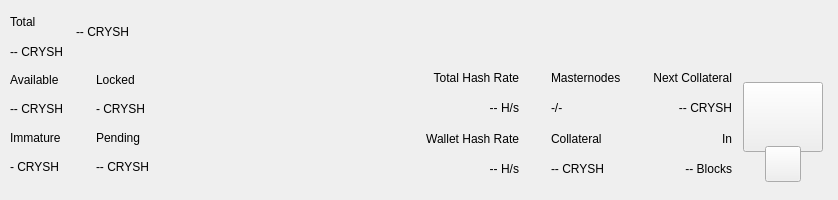
<?xml version="1.0" encoding="UTF-8"?>
<ui version="4.0">
 <class>TopBar</class>
 <widget class="QWidget" name="TopBar">
  <property name="geometry">
   <rect>
    <x>0</x>
    <y>0</y>
    <width>838</width>
    <height>200</height>
   </rect>
  </property>
  <property name="minimumSize">
   <size>
    <width>0</width>
    <height>200</height>
   </size>
  </property>
  <property name="maximumSize">
   <size>
    <width>16777215</width>
    <height>200</height>
   </size>
  </property>
  <property name="windowTitle">
   <string>Form</string>
  </property>
  <layout class="QVBoxLayout" name="verticalLayout_10" stretch="0">
   <property name="spacing">
    <number>0</number>
   </property>
   <property name="leftMargin">
    <number>0</number>
   </property>
   <property name="topMargin">
    <number>0</number>
   </property>
   <property name="rightMargin">
    <number>0</number>
   </property>
   <property name="bottomMargin">
    <number>0</number>
   </property>
   <item>
    <widget class="PFBorderImage" name="containerTop">
     <layout class="QVBoxLayout" name="verticalLayout_11">
      <property name="spacing">
       <number>0</number>
      </property>
      <property name="leftMargin">
       <number>0</number>
      </property>
      <property name="topMargin">
       <number>0</number>
      </property>
      <property name="rightMargin">
       <number>0</number>
      </property>
      <property name="bottomMargin">
       <number>0</number>
      </property>
      <item>
       <widget class="QWidget" name="top_container_2" native="true">
        <property name="minimumSize">
         <size>
          <width>0</width>
          <height>65</height>
         </size>
        </property>
        <layout class="QHBoxLayout" name="top_container">
         <property name="spacing">
          <number>0</number>
         </property>
         <property name="leftMargin">
          <number>10</number>
         </property>
         <property name="topMargin">
          <number>0</number>
         </property>
         <property name="rightMargin">
          <number>10</number>
         </property>
         <property name="bottomMargin">
          <number>0</number>
         </property>
         <item>
          <layout class="QHBoxLayout" name="horizontalLayout_4">
           <property name="spacing">
            <number>12</number>
           </property>
           <property name="rightMargin">
            <number>0</number>
           </property>
           <item>
            <widget class="QWidget" name="widgetAmount" native="true">
             <layout class="QVBoxLayout" name="verticalLayout_2">
              <property name="spacing">
               <number>2</number>
              </property>
              <property name="leftMargin">
               <number>0</number>
              </property>
              <property name="topMargin">
               <number>8</number>
              </property>
              <property name="rightMargin">
               <number>0</number>
              </property>
              <property name="bottomMargin">
               <number>0</number>
              </property>
              <item>
               <widget class="QLabel" name="labelTitle1">
                <property name="text">
                 <string>Total</string>
                </property>
               </widget>
              </item>
              <item>
               <widget class="PrivateQLabel" name="labelAmountPiv">
                <property name="text">
                 <string notr="true">-- CRYSH</string>
                </property>
               </widget>
              </item>
             </layout>
            </widget>
           </item>
           <item alignment="Qt::AlignVCenter">
            <widget class="QWidget" name="widgetTopAmount" native="true">
             <property name="sizePolicy">
              <sizepolicy hsizetype="Preferred" vsizetype="Maximum">
               <horstretch>0</horstretch>
               <verstretch>0</verstretch>
              </sizepolicy>
             </property>
             <layout class="QHBoxLayout" name="horizontalLayout_5">
              <property name="spacing">
               <number>0</number>
              </property>
              <property name="leftMargin">
               <number>0</number>
              </property>
              <property name="topMargin">
               <number>0</number>
              </property>
              <property name="rightMargin">
               <number>0</number>
              </property>
              <property name="bottomMargin">
               <number>0</number>
              </property>
              <item alignment="Qt::AlignTop">
               <widget class="PrivateQLabel" name="labelAmountTopPiv">
                <property name="minimumSize">
                 <size>
                  <width>0</width>
                  <height>36</height>
                 </size>
                </property>
                <property name="styleSheet">
                 <string notr="true">padding:0px;margin:0px;</string>
                </property>
                <property name="text">
                 <string notr="true">-- CRYSH</string>
                </property>
               </widget>
              </item>
             </layout>
            </widget>
           </item>
           <item>
            <spacer name="horizontalSpacer">
             <property name="orientation">
              <enum>Qt::Horizontal</enum>
             </property>
             <property name="sizeHint" stdset="0">
              <size>
               <width>40</width>
               <height>20</height>
              </size>
             </property>
            </spacer>
           </item>
           <item alignment="Qt::AlignRight">
            <widget class="QWidget" name="layoutSync" native="true">
             <property name="minimumSize">
              <size>
               <width>0</width>
               <height>36</height>
              </size>
             </property>
             <property name="maximumSize">
              <size>
               <width>16777215</width>
               <height>36</height>
              </size>
             </property>
             <layout class="QVBoxLayout" name="verticalLayout_9">
              <property name="leftMargin">
               <number>0</number>
              </property>
              <property name="topMargin">
               <number>0</number>
              </property>
              <property name="rightMargin">
               <number>0</number>
              </property>
              <property name="bottomMargin">
               <number>0</number>
              </property>
              <item>
               <widget class="ExpandableButton" name="pushButtonSync" native="true">
                <property name="minimumSize">
                 <size>
                  <width>36</width>
                  <height>36</height>
                 </size>
                </property>
                <property name="maximumSize">
                 <size>
                  <width>16777215</width>
                  <height>36</height>
                 </size>
                </property>
               </widget>
              </item>
             </layout>
            </widget>
           </item>
           <item>
            <widget class="ExpandableButton" name="pushButtonHDUpgrade" native="true">
             <property name="minimumSize">
              <size>
               <width>36</width>
               <height>36</height>
              </size>
             </property>
             <property name="maximumSize">
              <size>
               <width>16777215</width>
               <height>36</height>
              </size>
             </property>
            </widget>
           </item>
           <item>
            <widget class="ExpandableButton" name="pushButtonStack" native="true">
             <property name="minimumSize">
              <size>
               <width>36</width>
               <height>36</height>
              </size>
             </property>
             <property name="maximumSize">
              <size>
               <width>16777215</width>
               <height>36</height>
              </size>
             </property>
            </widget>
           </item>
           <item>
            <widget class="ExpandableButton" name="pushButtonConf" native="true">
             <property name="minimumSize">
              <size>
               <width>36</width>
               <height>36</height>
              </size>
             </property>
             <property name="maximumSize">
              <size>
               <width>16777215</width>
               <height>36</height>
              </size>
             </property>
            </widget>
           </item>
           <item>
            <widget class="ExpandableButton" name="pushButtonMasternodes" native="true">
             <property name="minimumSize">
              <size>
               <width>36</width>
               <height>36</height>
              </size>
             </property>
             <property name="maximumSize">
              <size>
               <width>16777215</width>
               <height>36</height>
              </size>
             </property>
            </widget>
           </item>
           <item>
            <widget class="ExpandableButton" name="pushButtonConsole" native="true">
             <property name="minimumSize">
              <size>
               <width>36</width>
               <height>36</height>
              </size>
             </property>
             <property name="maximumSize">
              <size>
               <width>16777215</width>
               <height>36</height>
              </size>
             </property>
            </widget>
           </item>
           <item>
            <widget class="ExpandableButton" name="pushButtonConnection" native="true">
             <property name="minimumSize">
              <size>
               <width>36</width>
               <height>36</height>
              </size>
             </property>
             <property name="maximumSize">
              <size>
               <width>16777215</width>
               <height>36</height>
              </size>
             </property>
            </widget>
           </item>
           <item>
            <widget class="ExpandableButton" name="pushButtonTor" native="true">
             <property name="minimumSize">
              <size>
               <width>36</width>
               <height>36</height>
              </size>
             </property>
             <property name="maximumSize">
              <size>
               <width>16777215</width>
               <height>36</height>
              </size>
             </property>
            </widget>
           </item>
           <item>
            <widget class="ExpandableButton" name="pushButtonLock" native="true">
             <property name="sizePolicy">
              <sizepolicy hsizetype="Expanding" vsizetype="Expanding">
               <horstretch>0</horstretch>
               <verstretch>0</verstretch>
              </sizepolicy>
             </property>
             <property name="minimumSize">
              <size>
               <width>36</width>
               <height>0</height>
              </size>
             </property>
             <property name="maximumSize">
              <size>
               <width>16777215</width>
               <height>36</height>
              </size>
             </property>
            </widget>
           </item>
           <item>
            <widget class="ExpandableButton" name="pushButtonTheme" native="true">
             <property name="minimumSize">
              <size>
               <width>36</width>
               <height>36</height>
              </size>
             </property>
             <property name="maximumSize">
              <size>
               <width>16777215</width>
               <height>36</height>
              </size>
             </property>
            </widget>
           </item>
           <item>
            <widget class="ExpandableButton" name="pushButtonFAQ" native="true">
             <property name="minimumSize">
              <size>
               <width>36</width>
               <height>36</height>
              </size>
             </property>
             <property name="maximumSize">
              <size>
               <width>16777215</width>
               <height>36</height>
              </size>
             </property>
            </widget>
           </item>
           <item>
            <widget class="ExpandableButton" name="pushButtonPrivacy" native="true">
             <property name="minimumSize">
              <size>
               <width>36</width>
               <height>36</height>
              </size>
             </property>
             <property name="maximumSize">
              <size>
               <width>16777215</width>
               <height>36</height>
              </size>
             </property>
            </widget>
           </item>
          </layout>
         </item>
        </layout>
       </widget>
      </item>
      <item>
       <widget class="QWidget" name="bottom_container" native="true">
        <property name="minimumSize">
         <size>
          <width>0</width>
          <height>135</height>
         </size>
        </property>
        <layout class="QHBoxLayout" name="botton_container">
         <property name="leftMargin">
          <number>10</number>
         </property>
         <property name="topMargin">
          <number>0</number>
         </property>
         <property name="rightMargin">
          <number>10</number>
         </property>
         <property name="bottomMargin">
          <number>10</number>
         </property>
         <item>
          <layout class="QHBoxLayout" name="horizontalLayout_3">
           <property name="spacing">
            <number>0</number>
           </property>
           <property name="bottomMargin">
            <number>9</number>
           </property>
           <item>
            <layout class="QVBoxLayout" name="verticalLayout_7">
             <property name="spacing">
              <number>0</number>
             </property>
             <property name="leftMargin">
              <number>0</number>
             </property>
             <property name="rightMargin">
              <number>0</number>
             </property>
             <item>
              <layout class="QHBoxLayout" name="horizontalLayout_2">
               <property name="spacing">
                <number>0</number>
               </property>
               <item>
                <layout class="QVBoxLayout" name="verticalLayout_6">
                 <item>
                  <widget class="QLabel" name="labelTitle5">
                   <property name="text">
                    <string>Available</string>
                   </property>
                  </widget>
                 </item>
                 <item>
                  <widget class="PrivateQLabel" name="labelAvailablePiv">
                   <property name="text">
                    <string>-- CRYSH</string>
                   </property>
                  </widget>
                 </item>
                 <item>
                  <widget class="QLabel" name="labelTitle4">
                   <property name="text">
                    <string>Immature</string>
                   </property>
                  </widget>
                 </item>
                 <item>
                  <widget class="PrivateQLabel" name="labelImmaturePiv">
                   <property name="text">
                    <string notr="true">- CRYSH</string>
                   </property>
                  </widget>
                 </item>
                </layout>
               </item>
               <item>
                <layout class="QVBoxLayout" name="verticalLayout_8">
                 <property name="leftMargin">
                  <number>32</number>
                 </property>
                 <item>
                  <widget class="QLabel" name="labelTitle6">
                   <property name="text">
                    <string>Locked</string>
                   </property>
                  </widget>
                 </item>
                 <item>
                  <widget class="PrivateQLabel" name="labelLockedPiv">
                   <property name="text">
                    <string>- CRYSH</string>
                   </property>
                  </widget>
                 </item>
                 <item>
                  <widget class="QLabel" name="labelTitle3">
                   <property name="text">
                    <string>Pending</string>
                   </property>
                  </widget>
                 </item>
                 <item>
                  <widget class="PrivateQLabel" name="labelPendingPiv">
                   <property name="text">
                    <string notr="true">-- CRYSH</string>
                   </property>
                  </widget>
                 </item>
                </layout>
               </item>
              </layout>
             </item>
            </layout>
           </item>
          </layout>
         </item>
         <item>
          <spacer name="horizontalSpacer_2">
           <property name="orientation">
            <enum>Qt::Horizontal</enum>
           </property>
           <property name="sizeHint" stdset="0">
            <size>
             <width>40</width>
             <height>20</height>
            </size>
           </property>
          </spacer>
         </item>
         <item>
          <layout class="QHBoxLayout" name="horizontalLayout_6">
           <property name="spacing">
            <number>0</number>
           </property>
           <property name="rightMargin">
            <number>0</number>
           </property>
           <property name="bottomMargin">
            <number>9</number>
           </property>
           <item>
            <widget class="QWidget" name="widgetStaking" native="true">
             <layout class="QVBoxLayout" name="verticalLayout_12">
              <property name="leftMargin">
               <number>32</number>
              </property>
              <property name="topMargin">
               <number>0</number>
              </property>
              <property name="rightMargin">
               <number>0</number>
              </property>
              <property name="bottomMargin">
               <number>0</number>
              </property>
              <item>
               <widget class="QLabel" name="labelNetworkHashRateTitle">
                <property name="text">
                 <string>Total Hash Rate</string>
                </property>
                <property name="textFormat">
                 <enum>Qt::AutoText</enum>
                </property>
                <property name="alignment">
                 <set>Qt::AlignRight|Qt::AlignTrailing|Qt::AlignVCenter</set>
                </property>
               </widget>
              </item>
              <item>
               <widget class="QLabel" name="labelNetworkHashRateValue">
                <property name="layoutDirection">
                 <enum>Qt::LeftToRight</enum>
                </property>
                <property name="text">
                 <string>-- H/s</string>
                </property>
                <property name="textFormat">
                 <enum>Qt::AutoText</enum>
                </property>
                <property name="alignment">
                 <set>Qt::AlignRight|Qt::AlignTrailing|Qt::AlignVCenter</set>
                </property>
               </widget>
              </item>
              <item>
               <widget class="QLabel" name="labelWalletHashRateTitle">
                <property name="text">
                 <string>Wallet Hash Rate</string>
                </property>
                <property name="textFormat">
                 <enum>Qt::AutoText</enum>
                </property>
                <property name="alignment">
                 <set>Qt::AlignRight|Qt::AlignTrailing|Qt::AlignVCenter</set>
                </property>
               </widget>
              </item>
              <item>
               <widget class="PrivateQLabel" name="labelWalletHashRateValue">
                <property name="text">
                 <string notr="true">-- H/s</string>
                </property>
                <property name="textFormat">
                 <enum>Qt::AutoText</enum>
                </property>
                <property name="alignment">
                 <set>Qt::AlignRight|Qt::AlignTrailing|Qt::AlignVCenter</set>
                </property>
               </widget>
              </item>
             </layout>
            </widget>
           </item>
           <item>
            <widget class="QWidget" name="widgetMasternodes" native="true">
             <layout class="QVBoxLayout">
              <property name="leftMargin">
               <number>32</number>
              </property>
              <property name="topMargin">
               <number>0</number>
              </property>
              <property name="rightMargin">
               <number>0</number>
              </property>
              <property name="bottomMargin">
               <number>0</number>
              </property>
              <item>
               <widget class="QLabel" name="labelMasternodesTitle">
                <property name="text">
                 <string>Masternodes</string>
                </property>
               </widget>
              </item>
              <item>
               <widget class="PrivateQLabel" name="labelMasternodeCount">
                <property name="text">
                 <string>-/-</string>
                </property>
               </widget>
              </item>
              <item>
               <widget class="QLabel" name="labelCollateralTitle">
                <property name="text">
                 <string>Collateral</string>
                </property>
               </widget>
              </item>
              <item>
               <widget class="QLabel" name="labelCollateralValue">
                <property name="text">
                 <string notr="true">-- CRYSH</string>
                </property>
               </widget>
              </item>
             </layout>
            </widget>
           </item>
           <item>
            <widget class="QWidget" name="widgetNextCollateral" native="true">
             <layout class="QVBoxLayout" name="verticalLayout_12">
              <property name="leftMargin">
               <number>32</number>
              </property>
              <property name="topMargin">
               <number>0</number>
              </property>
              <property name="rightMargin">
               <number>0</number>
              </property>
              <property name="bottomMargin">
               <number>0</number>
              </property>
              <item>
               <widget class="QLabel" name="labelNextMasternodesTitle">
                <property name="text">
                 <string>Next Collateral</string>
                </property>
                <property name="textFormat">
                 <enum>Qt::AutoText</enum>
                </property>
                <property name="alignment">
                 <set>Qt::AlignRight|Qt::AlignTrailing|Qt::AlignVCenter</set>
                </property>
               </widget>
              </item>
              <item>
               <widget class="QLabel" name="labelNextCollateralValue">
                <property name="text">
                 <string>-- CRYSH</string>
                </property>
                <property name="textFormat">
                 <enum>Qt::AutoText</enum>
                </property>
                <property name="alignment">
                 <set>Qt::AlignRight|Qt::AlignTrailing|Qt::AlignVCenter</set>
                </property>
               </widget>
              </item>
              <item>
               <widget class="QLabel" name="labelRemainingBlocks">
                <property name="text">
                 <string>In</string>
                </property>
                <property name="textFormat">
                 <enum>Qt::AutoText</enum>
                </property>
                <property name="alignment">
                 <set>Qt::AlignRight|Qt::AlignTrailing|Qt::AlignVCenter</set>
                </property>
               </widget>
              </item>
              <item>
               <widget class="QLabel" name="labelNextCollateralBlocks">
                <property name="text">
                 <string notr="true">-- Blocks</string>
                </property>
                <property name="textFormat">
                 <enum>Qt::AutoText</enum>
                </property>
                <property name="alignment">
                 <set>Qt::AlignRight|Qt::AlignTrailing|Qt::AlignVCenter</set>
                </property>
               </widget>
              </item>
             </layout>
            </widget>
           </item>
          </layout>
         </item>
         <item>
          <widget class="QWidget" name="qrContainer" native="true">
           <property name="sizePolicy">
            <sizepolicy hsizetype="Preferred" vsizetype="Minimum">
             <horstretch>0</horstretch>
             <verstretch>0</verstretch>
            </sizepolicy>
           </property>
           <property name="minimumSize">
            <size>
             <width>90</width>
             <height>110</height>
            </size>
           </property>
           <property name="maximumSize">
            <size>
             <width>90</width>
             <height>110</height>
            </size>
           </property>
           <layout class="QVBoxLayout" name="containerQR">
            <property name="spacing">
             <number>0</number>
            </property>
            <property name="leftMargin">
             <number>5</number>
            </property>
            <property name="topMargin">
             <number>10</number>
            </property>
            <property name="rightMargin">
             <number>5</number>
            </property>
            <property name="bottomMargin">
             <number>0</number>
            </property>
            <item>
             <widget class="QPushButton" name="btnQr">
              <property name="minimumSize">
               <size>
                <width>70</width>
                <height>70</height>
               </size>
              </property>
              <property name="maximumSize">
               <size>
                <width>16777215</width>
                <height>70</height>
               </size>
              </property>
              <property name="focusPolicy">
               <enum>Qt::NoFocus</enum>
              </property>
              <property name="text">
               <string/>
              </property>
              <property name="iconSize">
               <size>
                <width>70</width>
                <height>70</height>
               </size>
              </property>
             </widget>
            </item>
            <item>
             <spacer name="verticalSpacer">
              <property name="orientation">
               <enum>Qt::Vertical</enum>
              </property>
              <property name="sizeType">
               <enum>QSizePolicy::Fixed</enum>
              </property>
              <property name="sizeHint" stdset="0">
               <size>
                <width>20</width>
                <height>20</height>
               </size>
              </property>
             </spacer>
            </item>
            <item alignment="Qt::AlignHCenter|Qt::AlignBottom">
             <widget class="QPushButton" name="pushButtonQR">
              <property name="minimumSize">
               <size>
                <width>36</width>
                <height>36</height>
               </size>
              </property>
              <property name="maximumSize">
               <size>
                <width>36</width>
                <height>36</height>
               </size>
              </property>
              <property name="focusPolicy">
               <enum>Qt::NoFocus</enum>
              </property>
              <property name="text">
               <string/>
              </property>
             </widget>
            </item>
           </layout>
          </widget>
         </item>
        </layout>
       </widget>
      </item>
     </layout>
    </widget>
   </item>
  </layout>
 </widget>
 <customwidgets>
  <customwidget>
   <class>ExpandableButton</class>
   <extends>QWidget</extends>
   <header>qt/pivx/expandablebutton.h</header>
   <container>1</container>
  </customwidget>
  <customwidget>
   <class>PFBorderImage</class>
   <extends>QFrame</extends>
   <header>qt/pivx/pfborderimage.h</header>
   <container>1</container>
  </customwidget>
  <customwidget>
   <class>PrivateQLabel</class>
   <extends>QLabel</extends>
   <header>qt/pivx/privatelabel.h</header>
   <container>0</container>
  </customwidget>
 </customwidgets>
 <resources/>
 <connections/>
</ui>
